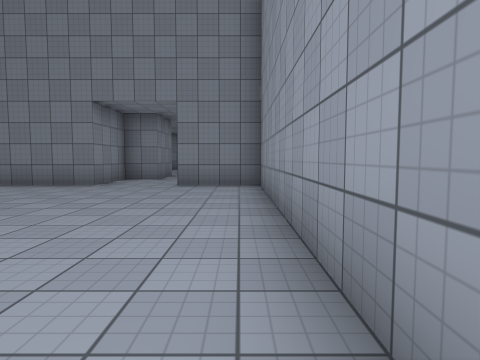
view 1 (above)

24 first-person views from a walk through a scene from a Unity 3-D project. The camera is 1.3 m above the floor, tilts 4° down and sees 75° across. The floor is counted in squares, 2 m on a side. Each view is taken from the middle of a square. On the plan, view 1 faces up. The plan holds only what a view shows up to about 10 squares ahead; the rest is blank. The place goes on beyond the plan. The player is left out. Surface patterns are stand-ins for the level's own textures.

view 2
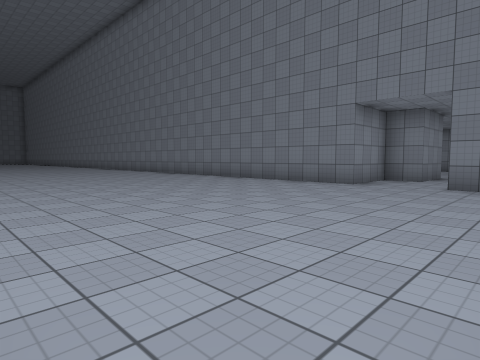

view 3
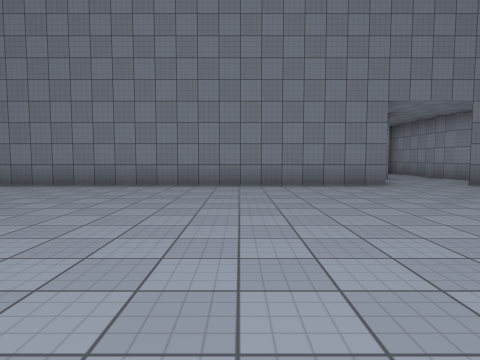

view 4
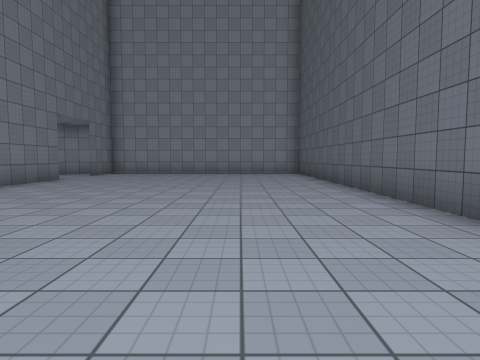

view 5
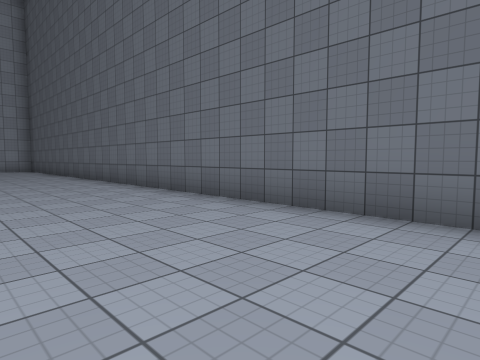

view 6
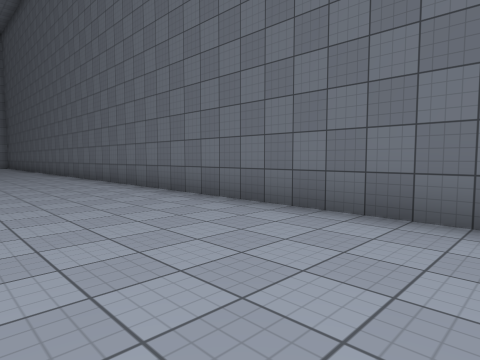

view 7
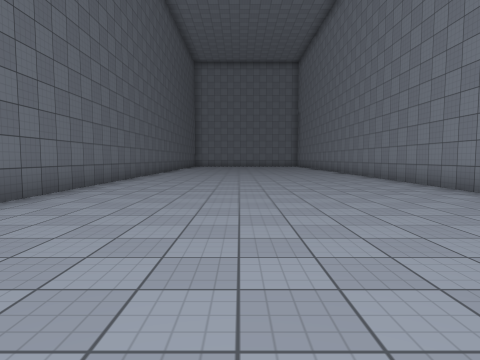

view 8
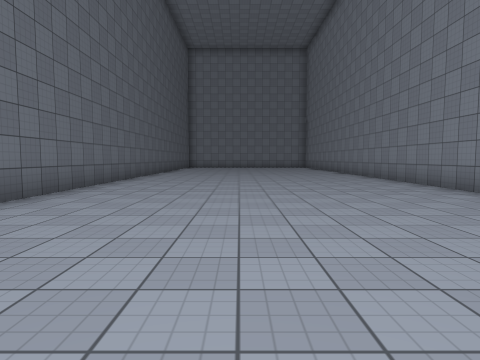

view 9
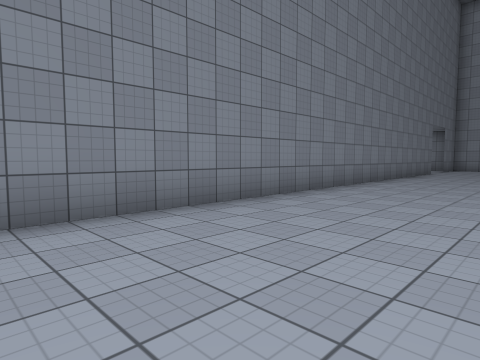

view 10
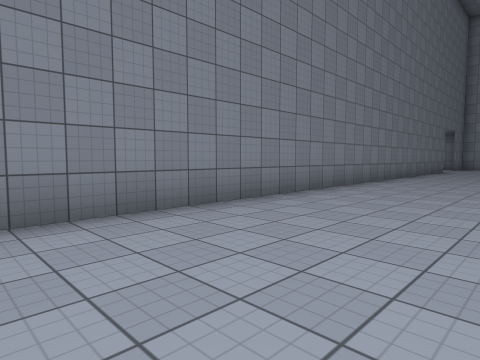

view 11
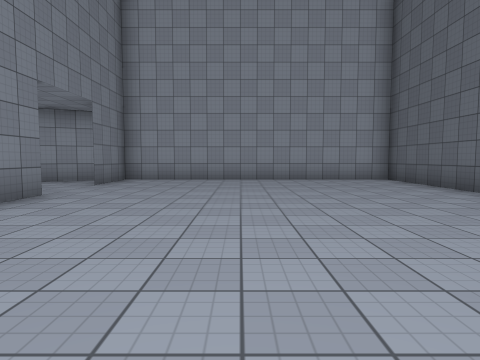

view 12
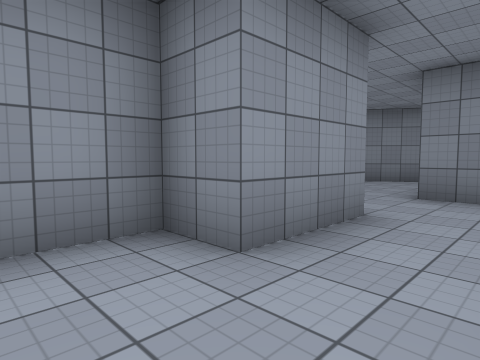

view 13
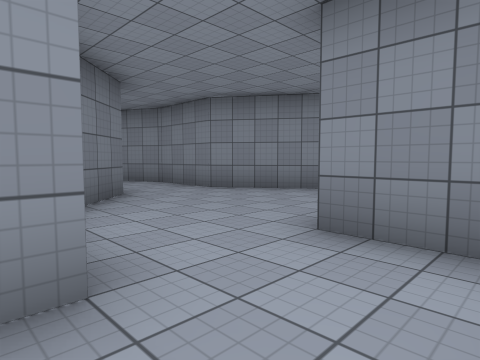

view 14
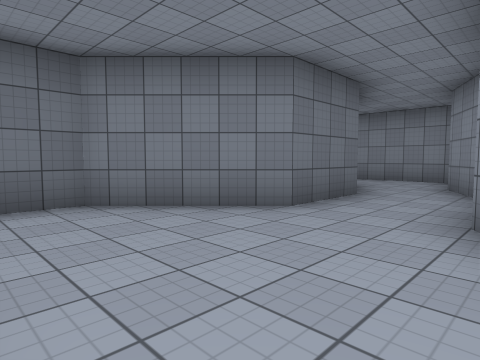

view 15
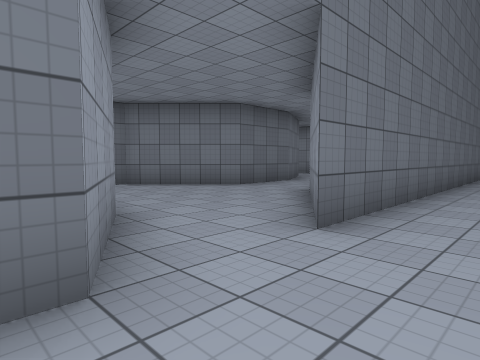

view 16
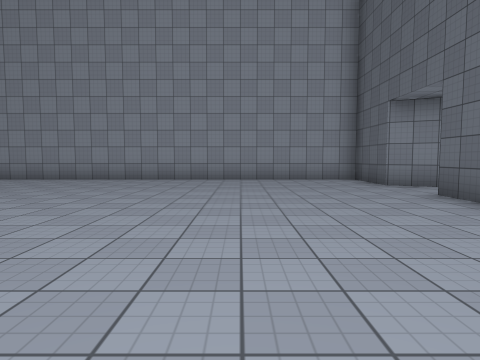

view 17
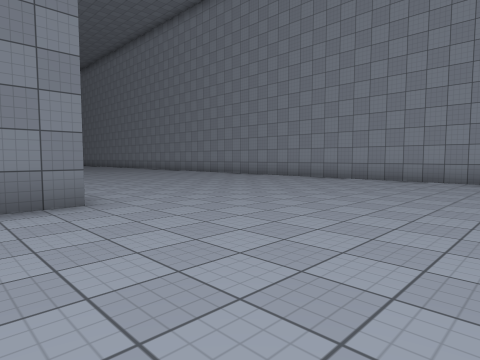

view 18
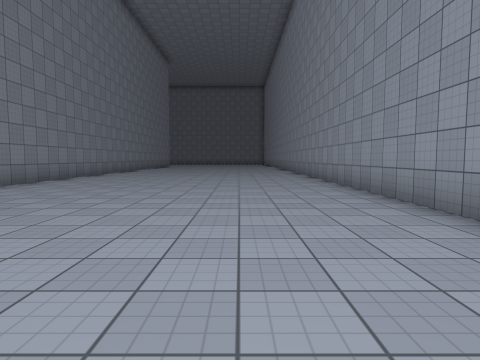

view 19
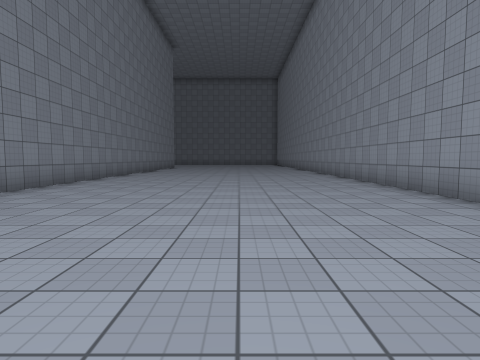

view 20
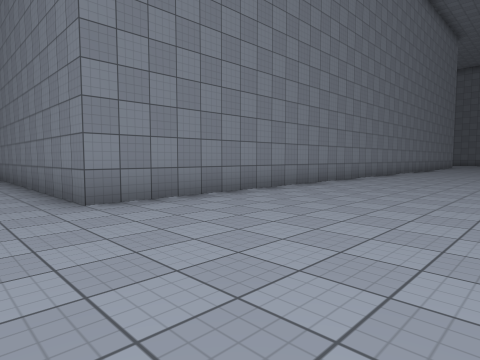

view 21
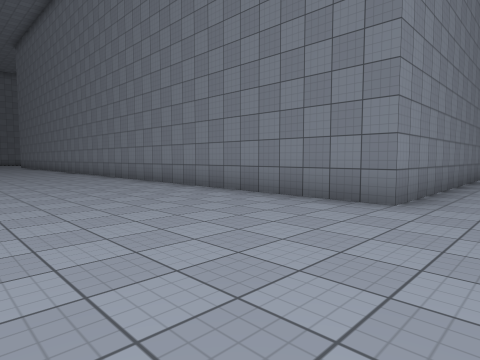

view 22
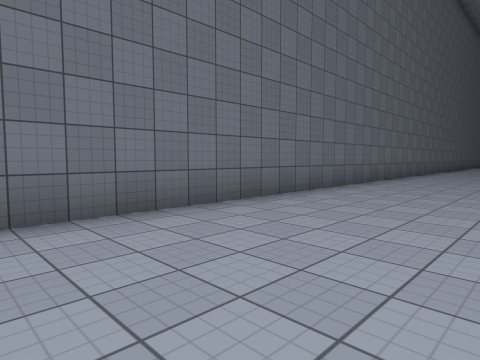

view 23
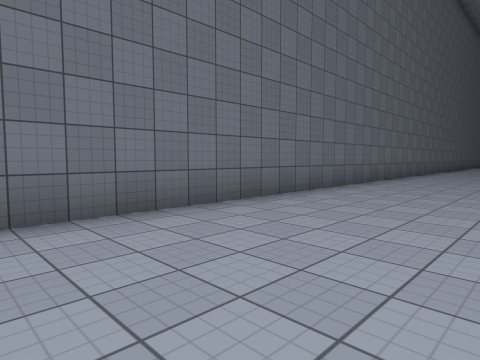

view 24
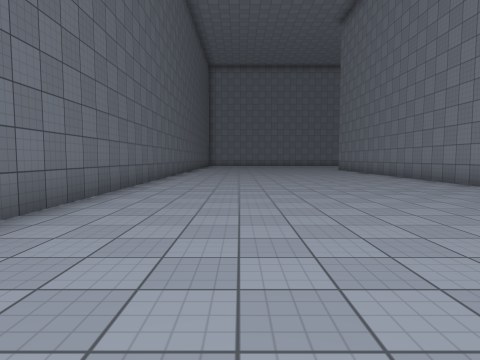

### Floor plan
Points are (right, up) in squares from view 1. A wall is a line through its corners. A room is listed if a view was taken in it or the views show most of it. See-through windows are left out.
Room 1 (views 1, 2, 3, 4, 5, 6, 7, 8, 9, 10, 11, 12, 13)
walls: (-4.5, 11.5) (-3.5, 11.5); (-2.5, 11.6) (-2.5, 9.5) (-3.5, 9.5) (-3.5, 7.5) (-28.1, 7.5); (0.2, 8.2) (-0.5, 9.5) (-0.5, 10); (-1.2, 13.5) (-2.5, 13.5); (-28.1, -0.5) (0.5, -0.5) (0.5, 7.5) (-1.5, 7.5)
ways out: opening at (-3.5, 12.5) to room 2
Room 2 (view 14)
walls: (-3.5, 17.5) (-6.5, 15.5) (-8.5, 15.5) (-10.5, 14.5); (-9.2, 13.2) (-8.5, 13.5) (-6.5, 13.5) (-4.5, 11.5)
ways out: opening at (-3.5, 12.5) to room 1; opening at (-3, 17) to room 3; opening at (-10, 14)
Room 3 (views 15, 16, 17, 18, 19, 20, 21, 22, 23, 24)
walls: (-21.1, 25.5) (-24.1, 25.5); (-2.5, 15.5) (-1.5, 17.5) (0.5, 17.5) (0.5, 36); (-7.5, 36.1) (-7.5, 25.5) (-15.8, 25.5); (-24, 17.5) (-3.5, 17.5)
ways out: opening at (-3, 17) to room 2

Where each view was taken, in squares from view 1:
view 1: 0 up, 0 right, facing up
view 2: 0 up, 0 right, facing up-left
view 3: 0 up, 7 left, facing up
view 4: 2 up, 13 left, facing right
view 5: 3 up, 17 left, facing down-right
view 6: 3 up, 23 left, facing down-right
view 7: 3 up, 15 left, facing left
view 8: 3 up, 18 left, facing left
view 9: 4 up, 18 left, facing up-right
view 10: 4 up, 20 left, facing up-right
view 11: 4 up, 9 left, facing right
view 12: 8 up, 1 left, facing up-left
view 13: 11 up, 1 left, facing up-left
view 14: 16 up, 3 left, facing down-left
view 15: 19 up, 1 left, facing down-left
view 16: 21 up, 9 left, facing right
view 17: 21 up, 9 left, facing up-right
view 18: 23 up, 2 left, facing up
view 19: 26 up, 3 left, facing up
view 20: 24 up, 3 left, facing up-left
view 21: 21 up, 6 left, facing up-left
view 22: 21 up, 6 left, facing down-left
view 23: 21 up, 10 left, facing down-left
view 24: 20 up, 14 left, facing left
